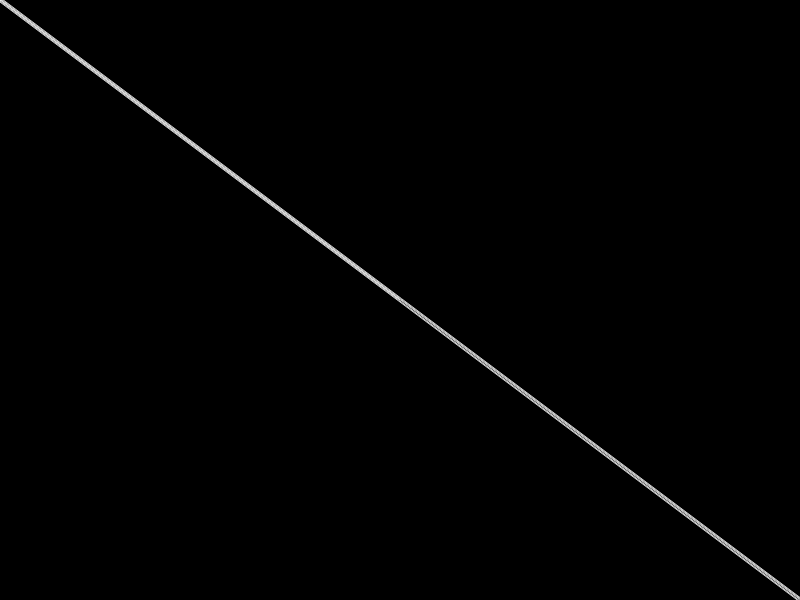
Frame 1 (no input)
Frame 60 (no input): identical to frame 1, image omitted
Frame 120 (the mouse pressed at the canvas centre since frame 60): blank canvas, image omitted

The p5.js sketch that drew this single still picture (run headless with seeded random() and noise() and a simulated clock; from frame 60 on, the mouse is pressed at the canvas centre):

// p5.js sketch
// ── sketch.js
const SWidth = 800,
    SHeight = 600;

let beam;
let walls = [];

function setup() {
    createCanvas(SWidth, SHeight);
    beam = new Beam(createVector(SWidth / 2, SHeight / 2), 0, 10);

    walls.push(new Surface(-1, -1, width + 1, -1));
    walls.push(new Surface(-1, -1, -1, height + 1));
    walls.push(new Surface(-1, height + 1, width + 1, height + 1));
    walls.push(new Surface(width + 1, -1, width + 1, height + 1));
}

function draw() {
    Keys();
    background(0);

    beam.lookAt(mouseX, mouseY);
    beam.reflectFrom(walls);
    for (let wall of walls) {
        wall.show();
    }
}

let sw = true;
function mousePressed() {
    sw ? noLoop() : loop();
    sw = !sw;
    return false;
}

let step = 2;
function Keys() {
    if (keyIsPressed) {
        if (key == 'w') {
            beam.moveBy(0, -step);
        } else if (key == 'a') {
            beam.moveBy(-step, 0);
        } else if (key == 's') {
            beam.moveBy(0, step);
        } else if (key == 'd') {
            beam.moveBy(step, 0);
        }
    }
}

function keyPressed() {
    if (keyCode == 71) {
        walls.push(new Surface(random(0, SWidth), random(0, SHeight), random(0, SWidth), random(0, SHeight)));
    } else if (keyCode == 72) {
        walls.push(new Surface(random(0, SWidth), random(0, SHeight), random(0, SWidth), random(0, SHeight), random(0.6, 1)));
    }
}

// ── ball.js
// function dottedLine(x1, y1, x2, y2, color = 255, radius = height / 300, padding = 5) {
//     // const coords = (lambda) => {
//     //     return createVector(
//     //         (x2 + lambda * x1) / (1 + lambda),
//     //         (y2 + lambda * y1) / (1 + lambda)
//     //     );
//     // };
//     // const coords2 = (lambda) => {
//     //     return createVector(
//     //         lambda * x1 + (1 - lambda) * x2,
//     //         lambda * y1 + (1 - lambda) * y2
//     //     );
//     // };
//     const A = createVector(x1, y1);
//     const B = createVector(x2, y2);
//     const dir = p5.Vector.sub(B, A);
//     const len = dir.mag() / padding;
//
//     push();
//     noStroke();
//     fill(color);
//     for (let i = 0; i <= len; i++) {
//         let temp = dir.copy();
//         temp.setMag(i * padding);
//         let point = p5.Vector.add(A, temp);
//
//         ellipse(point.x, point.y, radius);
//     }
//     pop();
// }

const dottedLine = (A, B, color = 255, radius = height / 300, padding = 5) => {
    const dir = p5.Vector.sub(B, A);
    const len = dir.mag() / padding;

    for (let i = 0; i <= len; i++) {
        let temp = dir.copy();
        temp.setMag(i * padding);
        let point = p5.Vector.add(A, temp);

        ellipse(point.x, point.y, radius);
    }
};

class Ball {
    constructor(X, Y, angle, speed = 10) {
        this.origin = createVector(X, Y);
        this.trace = new Trace(this.origin, SHeight / 40, 5);
        this.beam = new Beam(this.origin, angle);
        this.speed = speed;
    }

    show() {
        fill(frameCount % 255, 255, 255);
        this.trace.show();
    }

    set(X, Y) {
        this.origin.set(X, Y);
    }

    setAngle(X, Y) {
        this.beam.lookAt(X, Y);
    }

    throwAt(walls) {
        this.beam.reflectFrom(walls);
        if (this.beam.reflection) {
            const bool = this.trace.animateTo(this.beam.reflection.ray.origin, this.speed, this.speed);
            if (bool) {
                //this.speed /= 1.1;
                this.origin = this.beam.reflection.ray.origin;
                this.beam.ray.dir = this.beam.reflection.ray.dir;
                delete this.beam.reflection;
            }
        }
    }
}

class Trace {
    constructor(origin, radius, N = 5) {
        this.origin = origin;
        this.dir = createVector(0, 0);
        this.mag = 0;

        // ball parameters
        this.r = radius;
        this.n = N;
        this.begin = false;
    }

    show() {
        noStroke();
        ellipse(this.origin.x, this.origin.y, this.r);
        for (let i = 1; i < this.n + 1; i++) {
            ellipse(this.origin.x - this.dir.x * (this.mag * i), this.origin.y - this.dir.y * (this.mag * i), this.r * (this.n - (i)) / this.n);
        }
    }

    moveTo(X, Y) {
        this.dir.x = X - this.origin.x;
        this.dir.y = Y - this.origin.y;
        this.mag = this.dir.mag();
        this.dir.normalize();

        this.origin.set(X, Y);
    }

    animateTo(point, eps, speed = 10) {
        if (this.begin) {
            let newOrigin = p5.Vector.add(this.origin, this.pointing);
            this.dir = p5.Vector.sub(newOrigin, this.origin);
            this.dir.normalize();
            this.origin.set(newOrigin);

            if (p5.Vector.dist(this.origin, point) < eps + 1) {
                this.begin = false;
                return true;
            }
            return false;
        } else {
            this.begin = true;
            this.pointing = p5.Vector.sub(point, this.origin);
            this.pointing.setMag(speed);
            this.mag = speed;
            return false;
        }
    }

    animate(x1, y1, x2, y2, eps, speed = 10) {
        if (this.a) {
            this.a.add(this.pointing);
            this.moveTo(this.a.x, this.a.y);
            if (abs(this.a.x - this.b.x) < eps && abs(this.a.y - this.b.y) < eps + 1) {
                delete this.a;
                return true;
            }
            return false;
        } else {
            this.a = createVector(x1, y1);
            this.b = createVector(x2, y2);
            this.pointing = p5.Vector.sub(this.b, this.a);
            this.pointing.setMag(speed);
            return false;
        }
    }
}

// ── beam.js
class Beam {
    constructor(pos, angle, bounces = 1, power = 255) {
        this.ray = new Ray(pos, angle);
        this.bounces = bounces;
        this.power = power;
    }

    moveTo(X, Y) {
        this.ray.origin.set(X, Y);
    }
    moveBy(X, Y) {
        this.ray.origin.x += X;
        this.ray.origin.y += Y;
    }
    lookAt(X, Y) {
        this.ray.dir.x = X - this.ray.origin.x;
        this.ray.dir.y = Y - this.ray.origin.y;
        this.ray.dir.normalize();
    }
    rotate(speed) {
        this.ray.dir.rotate(frameCount % (2 * PI) * 0.0001 * speed);
    }

    // shows origin and direction of ray
    show() {
        this.ray.show(10, 'red');
        ellipse(this.ray.origin.x, this.ray.origin.y, 5);
        if (this.reflection) {
            this.reflection.show();
        }
    }
    // find normal from ray origin to line
    norm(bnds) {
        const A = p5.Vector.sub(bnds.a, bnds.b);
        const B = p5.Vector.sub(this.ray.origin, bnds.b);
        const dp = A.dot(B);
        const len = A.magSq();

        const p = createVector(bnds.b.x + (dp * A.x) / len,
            bnds.b.y + (dp * A.y) / len);

        ellipse(p.x, p.y, 10);
    }

    getReflectionAngle(bound) {
        // find the directional vector for bound
        const diff = p5.Vector.sub(bound.a, bound.b).normalize();

        // create normal vector
        const normal = createVector(diff.y, -diff.x);

        // determine if angle between normal and ray direction is more then PI
        const sign = Math.sign(this.ray.dir.x * normal.y - this.ray.dir.y * normal.x);
        let phi = PI + sign * acos(this.ray.dir.dot(normal));

        return normal.heading() + phi;
    }
    reflectFrom(walls) {
        let closest = null;
        let record = Infinity;
        for (let i = 0; i < walls.length; i++) {
            const pt = this.ray.intersect(walls[i]);
            if (pt) {
                const d = p5.Vector.dist(this.ray.origin, pt);
                if (d < record && d > 1e-10) {
                    record = d;
                    closest = {point: pt, wall: walls[i]};
                }
            }
        }

        if (closest) {
            stroke(this.power, 220);
            line(this.ray.origin.x, this.ray.origin.y, closest.point.x, closest.point.y);

            if (this.bounces > 0) {
                this.reflection = new Beam(closest.point, this.getReflectionAngle(closest.wall), this.bounces - 1, int(this.power * closest.wall.specular));
                this.reflection.reflectFrom(walls);
            }
        } else {
            delete this.reflection;
        }
    }
}

class BeamArea {
    constructor(pos, N, fov = 2 * PI, bounces = 1) {
        this.beams = [];
        this.origin = pos;
        this.fov = fov;
        let ang = this.fov / N;
        for (let a = -this.fov / 2; a < this.fov / 2; a += ang) {
            this.beams.push(new Beam(this.origin, a, bounces));
        }
    }

    moveTo(X, Y) {
        this.origin.set(X, Y);
    }

    reflectFrom(walls) {
        for (const beam of this.beams) {
            beam.reflectFrom(walls);
        }
    }
}
// ── boundary.js
class Boundary {
  constructor(fromX, fromY, toX, toY) {
    this.a = createVector(fromX, fromY);
    this.b = createVector(toX, toY);
  }

  show() {
    stroke(255);
    line(this.a.x, this.a.y, this.b.x, this.b.y);
  }

  getV1() {
    return this.a;
  }

  getV2() {
    return this.b;
  }
}

// ── lightSource.js
const drawType = {
  "LINES": 0,
  "FILL": 1
};

class LightSource {
  constructor(numberOfRays = 100, moveable = true) {
    this.moveable = moveable;
    this.origin = createVector(width / 2, height / 2);
    this.rays = [];

    for (let a = 0; a < 360; a += 360 / numberOfRays) {
      this.rays.push(new Ray(this.origin, radians(a)));
    }
  }

  changePos(x, y) {
    if (this.moveable)
      this.origin.set(x, y);
  }

  cast(walls, type = drawType.LINES) {
    // FOR FILL
    if (type == drawType.FILL) {
      push();
      noStroke();
      fill(200, 102);
      beginShape();
    }
    
    for (let i = 0; i < this.rays.length; i++) {
      // current ray
      const ray = this.rays[i];
      let closest = null;
      let record = Infinity;
      
      for (let wall of walls) {
        // find the point of intersection
        const pt = ray.intersect(wall);
        if (pt) {
          const d = p5.Vector.dist(this.origin, pt);
          if (d < record) {
            record = d;
            closest = pt;
          }
        }
      }
      // if point is closest - draw
      if (closest) {
        // DRAW ONLY LINES 
        if (type == drawType.LINES) {
          stroke(255, 180);
          line(this.origin.x, this.origin.y, closest.x, closest.y);
        }
        // MAKE VERTEX FOR FILLED 
        else if (type == drawType.FILL) {
          vertex(closest.x, closest.y);
        }
      }
    }
    // FOR FILL
    if (type == drawType.FILL) {
      endShape();
      pop();
    }
  }
}

// ── ray.js
class Ray {
  constructor(pos, angle) {
    this.origin = pos;
    this.dir = p5.Vector.fromAngle(angle);
  }

  intersect(bnd) {
    const v1 = bnd.getV1();
    const v2 = bnd.getV2();
    const v3 = this.origin;
    const v4 = p5.Vector.add(this.dir, this.origin);

    const den = (v1.x - v2.x) * (v3.y - v4.y) - (v1.y - v2.y) * (v3.x - v4.x);
    if (den == 0) {
      return;
    }

    const t = ((v1.x - v3.x) * (v3.y - v4.y) - (v1.y - v3.y) * (v3.x - v4.x)) / den;
    const u = -((v1.x - v2.x) * (v1.y - v3.y) - (v1.y - v2.y) * (v1.x - v3.x)) / den;

    if ((t >= 0 && t <= 1) && (u >= 0)) {
      return createVector(v1.x + t * (v2.x - v1.x), v1.y + t * (v2.y - v1.y));
    } else {
      return;
    }
  }

  show(length = 1, clr = 255) {
    push();
    stroke(clr);
    translate(this.origin.x, this.origin.y);
    line(0, 0, this.dir.x * length, this.dir.y * length);
    pop();
  }
}

// ── surface.js
class Surface {
    constructor(Ax, Ay, Bx, By, specular = 1) {
        this.a = createVector(Ax, Ay);
        this.b = createVector(Bx, By);

        this.specular = specular;
    }

    show() {
        stroke(255);
        line(this.a.x, this.a.y, this.b.x, this.b.y);
    }

    getV1() {
        return this.a;
    }

    getV2() {
        return this.b;
    }
}

class Circle {
    constructor(X, Y, radius, segments) {
        this.lines = [];
        this.radius = radius;
        this.origin = createVector(X, Y);

        const ang = 2 * PI / segments;
        for (let a = 0; a < (2 * PI + ang); a += ang) {
            this.lines.push(new Surface(this.origin.x + radius * cos(a), this.origin.y + radius * sin(a),
                this.origin.x + radius * cos(a + ang), this.origin.y + radius * sin(a + ang)));
        }
    }

    moveTo(X, Y) {
        this.origin.set(X, Y);
    }

    show() {
        for (let i = 0; i < this.lines.length - 1; i++) {
            this.lines[i].show();
        }
    }

    getSurfaceArray() {
        return this.lines;
    }
}
